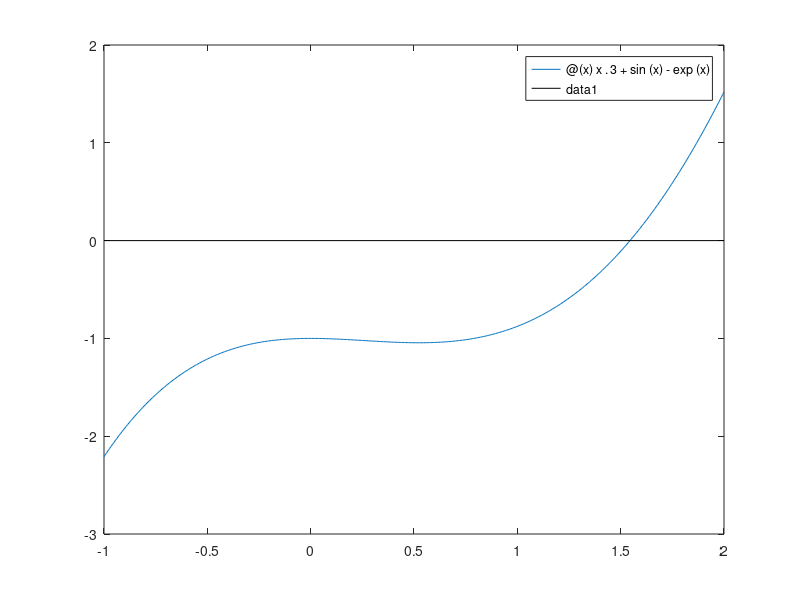

Recreate this plot in MATLAB. (Note: this script raises an error after producing the figure.)
f=@(x) x.^3+sin(x)-exp(x);
%1)plot of the function above within [-1,2]
figure(1)
fplot(f, [-1, 2]); hold on
plot([-1,2],[0,0],'k-'); hold off
%2)solve the equation using the Newton method 
%xo=2    maxiter=100  tol=1e-7 
%Nvet_sol := vettore soluzioni
%Niterazioni := numero iterazioni eseguite
%Nvet_scarti := vettore scarti
df=@(x) 3*x.^2+cos(x)-exp(-x);
x0 = 2;
tol = 1e-7;
maxiter = 100;
[Nvet_sol, Niterazioni, Nvet_scarti] = newton(f,df,x0,tol,maxiter);
%3)solve the equation using seccante variabile
x1 = Nvet_sol(2);
[Svet_sol, Siterazioni, Svet_scarti] = seccante(f,x0,x1,tol,maxiter);
%4)asymptotic constant and final error 
% NM := Vector for Newton asymptotic constant
% Nerr := error in the last itaration for Newton method
% SM := Vector for Secant method asymptotic constant
% Serr := error in the last itaration for Secant method
NM = abs(Nvet_scarti(2:Niterazioni))./(Nvet_scarti(1:Niterazioni-1)).^2;
SM=abs(Svet_scarti(2:Siterazioni))./abs(Svet_scarti(1:Siterazioni-1)).^1.618;
Nerr = NM(end)*(Nvet_scarti(end))^2;
Serr = SM(end)*abs(Svet_scarti(end))^1.618;
%5)semilogarithmic plot of the convergence profile
figure(2)
semilogy(1:Niterazioni, abs(Nvet_scarti), 'm-*'); hold on
semilogy(1:Siterazioni, abs(Svet_scarti), 'b-*');
title('profilo convergenza');
xlabel('iterazioni');
ylabel('scarto');
legend('Newton', 'Seccante');
hold off
%save file PDF
print -dpdf graficoEs2.pdf